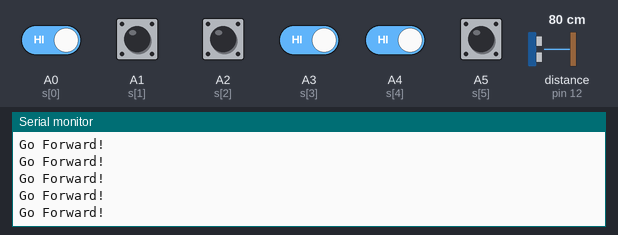
Bench run of a sketch on a simulated Arduino Uno, built with avr-gcc and run on an emulated ATmega328P. Shown: the last lines printed to the serial monitor. Wiring (inferred from the names in the program): ultrasonic range finder: trigger pin 13; echo pin 12. The inputs (shaded band) are chosen by the test bench; at power-on: A0 (s[0]), A1 (s[1]), A2 (s[2]), A3 (s[3]), A4 (s[4]), A5 (s[5]) HIGH, distance to the obstacle (sensor on pin 12) 80 cm. The echo pulse lasts 58.3 µs per cm.

Above: at 1.2 s.
1.3 s: distance to the obstacle (sensor on pin 12) set to 2 cm
At 1.9 s:
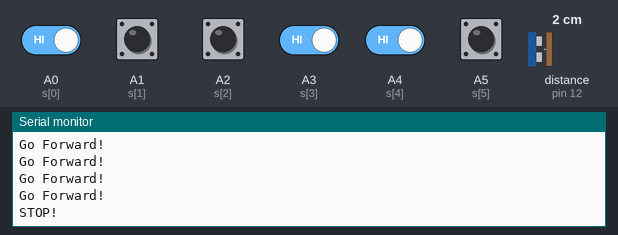
2.8 s: distance to the obstacle (sensor on pin 12) set to 18 cm
At 3.9 s:
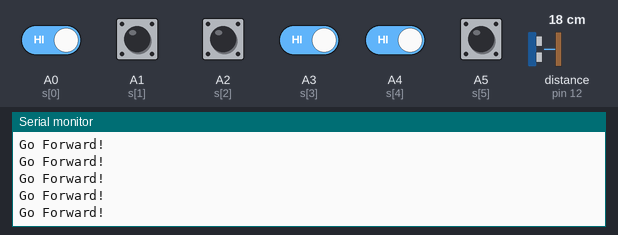
5.8 s: A0 (s[0]) driven LOW
At 6.6 s:
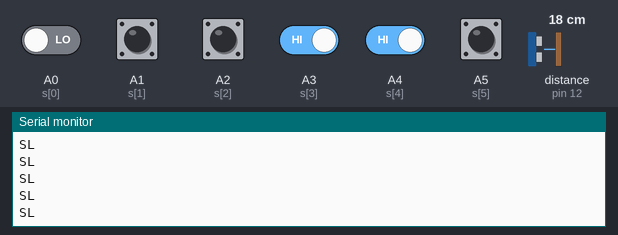
7.7 s: A3 (s[3]) driven LOW
At 8.6 s:
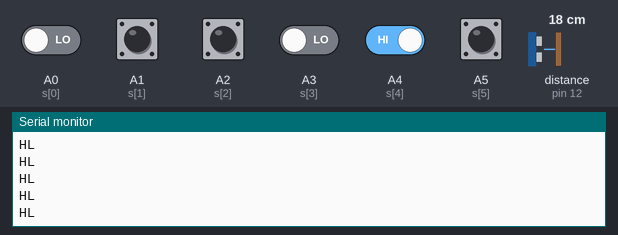
9.6 s: A0 (s[0]) driven HIGH
At 10.3 s:
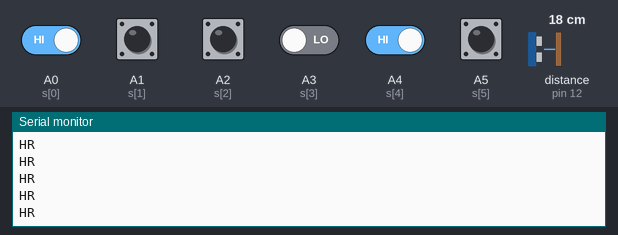
11.5 s: A4 (s[4]) driven LOW
At 12.3 s:
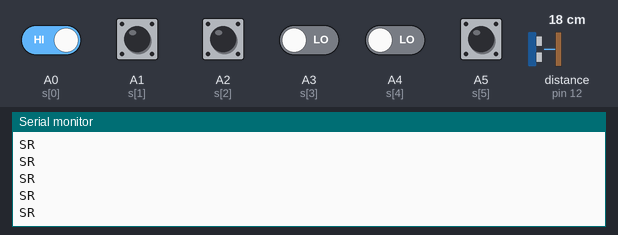

The sketch:

line_main_white_with_sonar_2_ino.ino
```cpp
#define trigPin 13
#define echoPin 12
int lf = 2;
int lb = 3;
int rf = 4;
int rb = 5;
int led = 13;
int s[6]={A0,A1,A2,A3,A4,A5};
int r1= 0;
int r2= 0;
int m1= 0;
int l1= 0;
int l2= 0;
int m2= 0;


int i;
int key;
int state=0;
int flag=0;
int stateStop=0;
void setup() {
  pinMode(trigPin, OUTPUT);
  pinMode(echoPin, INPUT);
  pinMode(lf, OUTPUT);
  pinMode(lb, OUTPUT);
  pinMode(rf, OUTPUT);
  pinMode(rb, OUTPUT);
  for(i=0;i<12;i++)
  pinMode(s[i], INPUT);

      Serial.begin(9600);
     pinMode(led, OUTPUT);

}

void loop() {
  long duration, distance;
  digitalWrite(trigPin, LOW);
  delayMicroseconds(2);
  digitalWrite(trigPin, HIGH);
  delayMicroseconds(10);
  digitalWrite(trigPin, LOW);
  duration = pulseIn(echoPin, HIGH);
  distance = (duration/2) / 29.1;
      r1 = digitalRead(s[0]);
      r2 = digitalRead(s[1]);
      m1 = digitalRead(s[2]);
      l2 = digitalRead(s[3]);
      l1 = digitalRead(s[4]);
      m2 = digitalRead(s[5]);
     if (distance <= 15)
      mway('9');

    else if(r1==LOW&&r2==LOW&&l1==LOW&&l2==LOW)
  mway('9');

  else if(r1==HIGH&&r2==HIGH&&l1==HIGH&&l2==HIGH)
  mway('1');
  else if(r2==LOW&&m1==LOW&&l2==LOW)
  mway('1');

 else if(r1==LOW&&l1==HIGH&&l2==HIGH)
      mway('2');
 else if(r2==LOW&&l1==HIGH&&l2==HIGH)
      mway('3');
 else if(l1==LOW&&r1==HIGH&&r2==HIGH)
      mway('5');
 else if(l2==LOW&&r1==HIGH&&r2==HIGH)
      mway('6');

else if(r1==LOW&&l1==HIGH&&l2==LOW)
      mway('3');
 else if(l1==LOW&&r1==HIGH&&r2==LOW)
      mway('6');


}
void mway(int state)
{
  if (state == '1') {
        digitalWrite(lf, HIGH);
        digitalWrite(lb, LOW);
        digitalWrite(rf, HIGH);
        digitalWrite(rb, LOW);
          Serial.println("Go Forward!");
    }
    else if (state == '2') {
        digitalWrite(lf, LOW);
        digitalWrite(lb, LOW);
        digitalWrite(rf, HIGH);
        digitalWrite(rb, LOW);
          Serial.println("SL");
    }
    else if (state == '3') {
        digitalWrite(lf, LOW);
        digitalWrite(lb, HIGH);
        digitalWrite(rf, HIGH);
        digitalWrite(rb, LOW);
          Serial.println("HL");
    }
    else if (state == '4') {
        digitalWrite(lf, LOW);
        digitalWrite(lb, HIGH);
        digitalWrite(rf, LOW);
        digitalWrite(rb, HIGH);
          Serial.println("BACK");
    }
    else if (state == '5') {
        digitalWrite(lf, HIGH);
        digitalWrite(lb, LOW);
        digitalWrite(rf, LOW);
        digitalWrite(rb, LOW);
          Serial.println("SR");
    }
    else if (state == '6') {
        digitalWrite(lf, HIGH);
        digitalWrite(lb, LOW);
        digitalWrite(rf, LOW);
        digitalWrite(rb, HIGH);
          Serial.println("HR");
    }

    else if (state == '9') {
        digitalWrite(lf, LOW);
        digitalWrite(lb, LOW);
        digitalWrite(rf, LOW);
        digitalWrite(rb, LOW);
        digitalWrite(led, LOW);
        if(flag == 0){
          Serial.println("STOP!");
          flag=1;
        }
        stateStop=0;
    }
}
```

Measured:
- after the input at 1.3 s, the serial monitor: prints a new line after 0.07 s (image 1)
- after the input at 5.8 s, the serial monitor: prints a new line after 0.07 s (image 3)
- after the input at 7.7 s, the serial monitor: prints a new line after 0.07 s (image 4)
- after the input at 9.6 s, the serial monitor: prints a new line after 0.07 s (image 5)
- after the input at 11.5 s, the serial monitor: prints a new line after 0.07 s (image 6)
